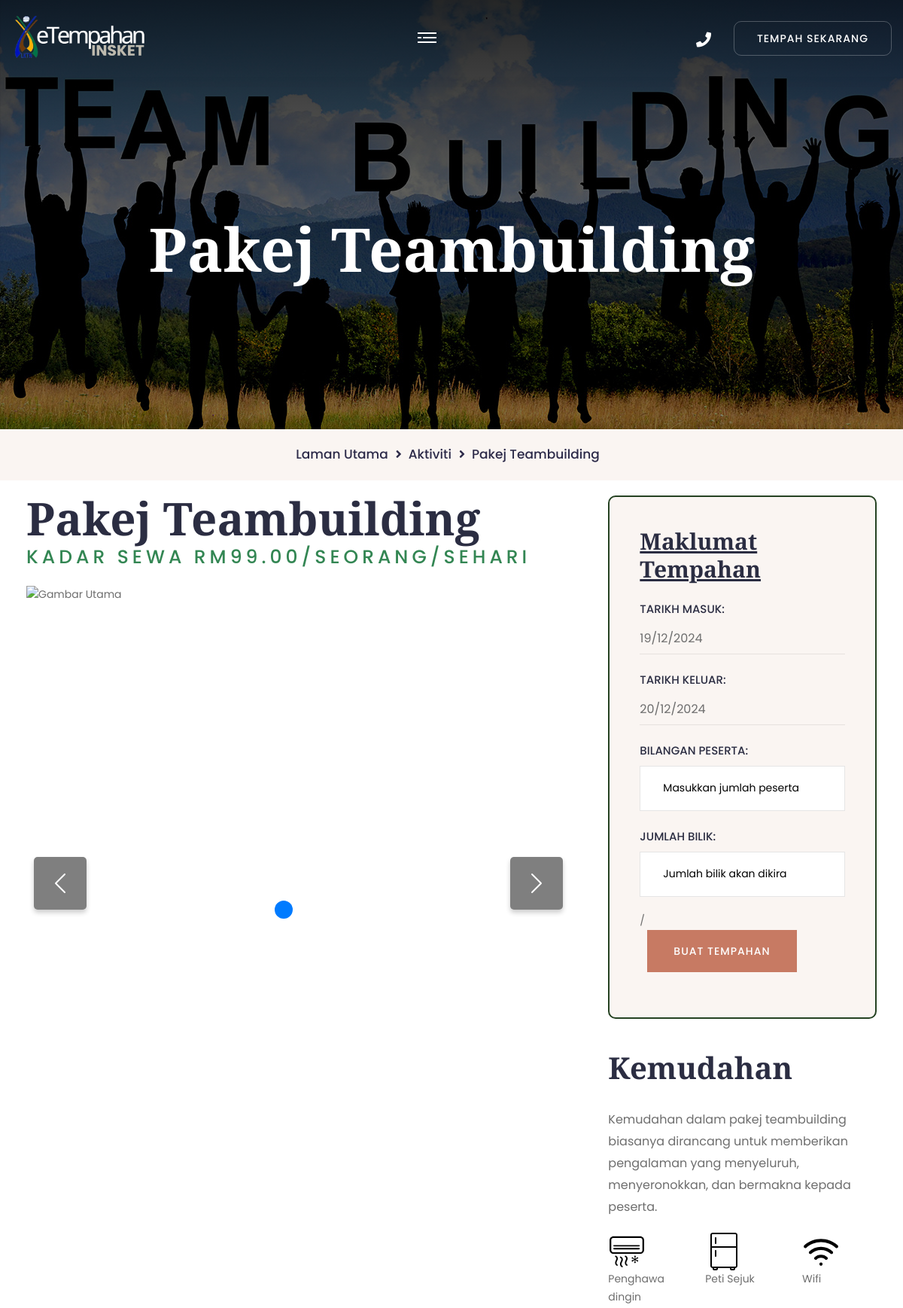
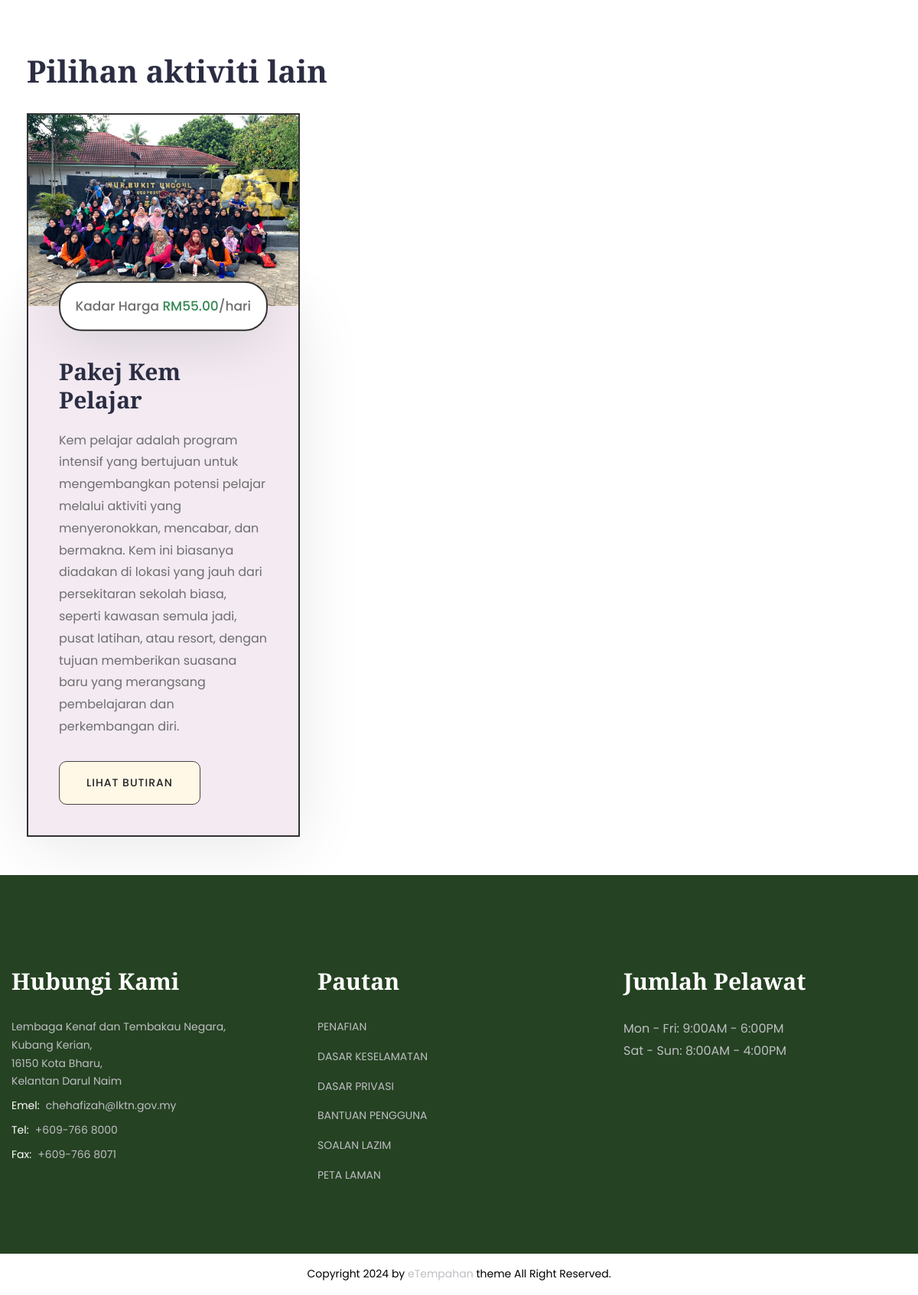
Screenshot of /aktivitiDetail.php?id_aktiviti=22 with the database file from the repository (2 pictures, top to bottom).
### tables this page shows
CREATE TABLE `aktiviti` (
  `id_aktiviti` int(11) NOT NULL,
  `nama_aktiviti` varchar(50) DEFAULT NULL,
  `kadar_harga` decimal(10,2) DEFAULT NULL,
  `penerangan_kemudahan` varchar(500) DEFAULT NULL,
  `penerangan` varchar(550) DEFAULT NULL,
  `status_aktiviti` enum('Tersedia','Tidak Tersedia') DEFAULT NULL
);

CREATE TABLE `kemudahan` (
  `id_kemudahan` int(11) NOT NULL,
  `nama` varchar(25) DEFAULT NULL,
  `icon_url` varchar(100) DEFAULT NULL
);

CREATE TABLE `aktiviti_pic` (
  `id_gambar` int(11) NOT NULL,
  `jenis_gambar` varchar(50) DEFAULT NULL,
  `url_gambar` text DEFAULT NULL,
  `id_aktiviti` int(11) DEFAULT NULL
);

### adminDashboard/controller/get_aktiviti.php (called while the page is built)
<?php
if (isset($_GET['id_aktiviti'])) {
    $id_aktiviti = intval($_GET['id_aktiviti']);
    $sql = "
        SELECT
            a.id_aktiviti,
            a.nama_aktiviti,
            a.kadar_harga,
			a.penerangan_kemudahan,
            a.penerangan,
            a.status_aktiviti,
            COALESCE(utama.url_gambar, '') AS gambar_utama,
            COALESCE(banner.url_gambar, '') AS gambar_banner,
            COALESCE(tambahan.url_gambar, '') AS gambar_tambahan
        FROM
            aktiviti a
        LEFT JOIN
            aktiviti_pic utama ON a.id_aktiviti = utama.id_aktiviti AND utama.jenis_gambar = 'Utama'
        LEFT JOIN
            aktiviti_pic banner ON a.id_aktiviti = banner.id_aktiviti AND banner.jenis_gambar = 'Banner'
        LEFT JOIN
            aktiviti_pic tambahan ON a.id_aktiviti = tambahan.id_aktiviti AND tambahan.jenis_gambar = 'Tambahan'
        WHERE
            a.id_aktiviti = $id_aktiviti
";}
?>

### aktivitiDetail.php (the view, shortened to what this page needs)
<?php
include 'adminDashboard/controller/get_aktiviti.php';
?>
<!DOCTYPE html>
<html lang="en">
<head>
    <link href="assets/css/bootstrap.css" rel="stylesheet">
    <link href="assets/css/style.css" rel="stylesheet">
    <link href="assets/css/responsive.css" rel="stylesheet">
	<link href="assets/css/preloader.css" rel="stylesheet">
    <link href="assets/css/color.css" rel="stylesheet">
</head>
<body>
    <div class="page-wrapper">
        <?php include 'partials/header.php'; ?>
		<?php
		$conn = DBConnection::getConnection();
		$result = $conn ->query($sql);
		if ($result->num_rows > 0) {
			$row = $result->fetch_assoc();
			$nama_aktiviti = htmlspecialchars($row['nama_aktiviti']);
			$gambar_utama = htmlspecialchars($row['gambar_utama']);
			$gambar_banner = htmlspecialchars($row['gambar_banner']);
			$gambar_tambahan = htmlspecialchars($row['gambar_tambahan']);
			$kadar_harga = $row['kadar_harga'];
			$penerangan_kemudahan = $row['penerangan_kemudahan'];
			?>
			<div class="page-title"
				 style="
					background-image: url('adminDashboard/controller/<?php echo $gambar_banner; ?>');
					background-repeat: no-repeat;
					background-size: cover;
					background-position: center;
				">
				<div class="auto-container">
					<h1><?php echo $nama_aktiviti; ?></h1>
				</div>
			</div>
			<div class="bredcrumb-wrap">
				<div class="auto-container">
					<ul class="bredcrumb-list">
						<li><a href="index.php">Laman Utama</a></li>
						<li><a href="pakejAktiviti.php">Aktiviti</a></li>
						<li><?php echo $nama_aktiviti; ?></li>
					</ul>
				</div>
			</div>
			<?php
		} else {
			echo "<p>Tiada butiran ditemui untuk aktiviti yang dipilih.</p>";
		}
	?>
        <section class="section-padding">
            <div class="auto-container">
                <div class="row">
                    <div class="col-lg-8 pe-lg-35">
						<div class="single-post">
							<h2 class="mb_10"><?php echo $nama_aktiviti; ?></h2>
								<span class="section_heading_title_small" style="font-size: 25px;" >Kadar Sewa
									RM<?php echo htmlspecialchars(number_format($kadar_harga, 2)); ?>/seorang/sehari</span>
								<div id="imageCarousel" class="carousel slide mb_60" data-bs-ride="carousel">
									<div class="carousel-inner">
										<div class="carousel-item active">
											<img src="adminDashboard/controller/<?php echo $gambar_utama; ?>"
												 alt="Gambar Utama"
												 class="d-block w-100"
												 style="height: 450px; object-fit: cover;">
										</div>
									</div>
									<div class="carousel-indicators">
										<button type="button" data-bs-target="#imageCarousel" data-bs-slide-to="0" class="active" aria-current="true" aria-label="Slide 1"></button>
										<button type="button" data-bs-target="#imageCarousel" data-bs-slide-to="1" aria-label="Slide 2"></button>
										<?php if (!empty($gambar_tambahan)) { ?>
											<button type="button" data-bs-target="#imageCarousel" data-bs-slide-to="2" aria-label="Slide 3"></button>
										<?php } ?>
									</div>
									<button class="carousel-control-prev" type="button" data-bs-target="#imageCarousel" data-bs-slide="prev">
										<span class="carousel-control-prev-icon" aria-hidden="true"></span>
									</button>
									<button class="carousel-control-next" type="button" data-bs-target="#imageCarousel" data-bs-slide="next">
										<span class="carousel-control-next-icon" aria-hidden="true"></span>
									</button>
								</div>
						</div>
					</div>
                    <div class="col-lg-4">
						<div class="widget mb_40 gray-bg p_40" style="border: #254222 solid 2px;">
							<h4 class="mb_20"><u>Maklumat Tempahan</u></h4>
							<div class="booking-form-3">
								<form class="hotel-booking-form-1-form d-block" action="Controller/1_aktiviti.php?id_aktiviti=<?php echo htmlspecialchars($row['id_aktiviti']); ?>" method="POST">
									<div class="form-group">
										<p class="hotel-booking-form-1-label">TARIKH MASUK:</p>
										<input type="text" placeholder="dd/mm/yyyy" name="checkInDate" id="nd_booking_archive_form_date_range_from" value="" />
									</div>
									<div class="form-group">
										<p class="hotel-booking-form-1-label">TARIKH KELUAR:</p>
										<input type="text" placeholder="dd/mm/yyyy" name="checkOutDate" id="nd_booking_archive_form_date_range_to" value="" />
									</div>
									<div class="form-group">
										<p class="hotel-booking-form-1-label">BILANGAN PESERTA:</p>
										<input type="number" min=1 placeholder="Masukkan jumlah peserta" name="num_of_person" id="nd_booking_archive_form_participants_count" value="" required />
									</div>
									<div class="form-group">
										<p class="hotel-booking-form-1-label">JUMLAH BILIK:</p>
										<input type="number" min="1" placeholder="Jumlah bilik akan dikira" name="num_of_rooms" id="num_of_rooms" value="" required readonly />
									</div>
									<div class="form-group">
/
									<div class="form-group mb-3">
										<button type="submit" class="btn-1">Buat Tempahan<span></span></button>
									</div>
								</form>
							</div>
						</div>
					</div>
							<h3 class="fs_40 mb_30">Kemudahan</h3>
							<p class="mb_20"><?php echo htmlspecialchars($penerangan_kemudahan); ?></p>
							<div class="row">
							<?php
							$query = "
								SELECT k.nama, k.icon_url
								FROM kemudahan k
								JOIN aktiviti_kemudahan ak ON k.id_kemudahan = ak.id_kemudahan
								WHERE ak.id_aktiviti = ?
							";
							if ($stmt = $conn->prepare($query)) {
							$stmt->bind_param('i', $id_aktiviti);
							$stmt->execute();
							$result = $stmt->get_result();
							if ($result->num_rows > 0) {
								while ($row = $result->fetch_assoc()) {
									$nama_kemudahan = $row['nama'];
									$icon_url = $row['icon_url'];
									echo '<div class="col-4">';
									echo '<div class="kemudahan-item">';
									if ($icon_url) {
										echo '<img src="' . $icon_url . '" alt="' . $nama_kemudahan . '" style="height: 50px; margin-right: 30px;">';
									}
									echo $nama_kemudahan;
									echo '</div>';
									echo '</div>';
								}
							} else {
								echo '<div class="col-12">Tiada kemudahan tersedia.</div>';
							}
						}
						?>
					</div>
                </div>
            </div>
        </section>
        <?php include 'partials/additional_aktiviti.php'; ?>
        <?php include 'partials/footer.php'; ?>
    </div>
    <div class="scroll-to-top">
        <div>
        </div>
    </div>
</body>
</html>

### partials/additional_aktiviti.php
<section class="section-padding">
    <div class="auto-container">
        <div class="section_heading text-left mb_30 mt_30">
            <h3 class="section_heading_title_big">Pilihan aktiviti lain</h3>
        </div>
        <div class="row">
            <?php
            try {
                if (isset($_GET['id_aktiviti'])) {
                    $selected_id_aktiviti = (int)$_GET['id_aktiviti'];
                } elseif (isset($_SESSION['id_aktiviti'])) {
                    $selected_id_aktiviti = (int)$_SESSION['id_aktiviti'];
                } else {
                    $selected_id_aktiviti = 0;
                }
				$conn = DBConnection::getConnection();
                $stmt = $conn->prepare("SELECT r.*, ap.url_gambar AS gambar_utama
                                        FROM aktiviti r
                                        LEFT JOIN aktiviti_pic ap ON r.id_aktiviti = ap.id_aktiviti AND ap.jenis_gambar = 'Utama'
                                        WHERE r.id_aktiviti != ?");
                $stmt->bind_param("i", $selected_id_aktiviti);
                $stmt->execute();
                $result = $stmt->get_result();
                if ($result->num_rows > 0) {
                    $delay = 0.2;
                    while ($aktiviti = $result->fetch_assoc()) {
                        $id_aktiviti = htmlspecialchars($aktiviti['id_aktiviti']);
                        $nama_aktiviti = htmlspecialchars($aktiviti['nama_aktiviti']);
                        $kadar_harga = htmlspecialchars($aktiviti['kadar_harga']);
                        $penerangan = htmlspecialchars($aktiviti['penerangan']);
                        $main_img = !empty($aktiviti['gambar_utama']) ? htmlspecialchars($aktiviti['gambar_utama']) : 'default-image.jpg';
                        $animation_delay = $delay . 's';
                        $delay += 0.2;
            ?>
            <div class="col-lg-4 col-md-6">
                <div class="room-1-block wow fadeInUp" data-wow-delay="<?php echo $animation_delay; ?>" data-wow-duration="1.2s">
                    <div class="room-1-image hvr-img-zoom-1">
                        <img src="adminDashboard/controller/<?php echo $main_img; ?>" alt="<?php echo $nama_aktiviti; ?>" style="width: 100%; height: 250px; object-fit: cover;">
                    </div>
                    <div class="room-1-content">
                        <p class="room-1-meta-info">Kadar Harga <span class="theme-color">RM<?php echo $kadar_harga; ?></span>/hari</p>
                        <h4 class="room-1-title mb_20">
                            <a href="aktivitiDetail.php?id_aktiviti=<?php echo $id_aktiviti; ?>">
                                <?php echo $nama_aktiviti; ?>
                            </a>
                        </h4>
                        <p class="room-1-text mb_30"><?php echo $penerangan; ?></p>
                        <div class="link-btn">
                            <a href="aktivitiDetail.php?id_aktiviti=<?php echo $id_aktiviti; ?>" class="btn-1 btn-alt">Lihat Butiran <span></span></a>
                        </div>
                    </div>
                </div>
            </div>
            <?php
                    }
                } else {
                    echo '<p class="no-results">Tiada pilihan aktiviti lain buat masa ini.</p>';
                }
            } catch (mysqli_sql_exception $e) {
                echo "<p>Error: " . htmlspecialchars($e->getMessage()) . "</p>";
            }
            ?>
        </div>
    </div>
</section>

### assets/css/responsive.css (style rules this page uses)
@media only screen and (max-width: 7000px) { .page-wrapper { overflow: hidden; } }
@media only screen and (max-width: 1200px) { .section_heading { position: relative; z-index: 1; } }

### assets/css/color.css (style rules this page uses)
:root { --theme-color: #338653; }

### assets/css/elpath.css (style rules this page uses)
.fs_40 { font-size: 40px; }
.mt_30 { margin-top: 30px; }
.mb_10 { margin-bottom: 10px; }
.mb_20 { margin-bottom: 20px; }
.mb_30 { margin-bottom: 30px; }
.mb_40 { margin-bottom: 40px; }
.mb_60 { margin-bottom: 60px; }
.p_40 { padding: 40px; }

### aktivitiDetail.php (style rules this page uses)
.form-group { margin-bottom: 20px; }
.widget { background-color: #e6e6e6; border-radius: 10px; padding: 40px; }
.carousel-control-prev { left: 10px; }
.carousel-control-next { right: 10px; }
.carousel-control-prev, .carousel-control-next { position: absolute; background-color: rgba(0, 0, 0, 1); border-radius: 5px; padding: 8px; top: 80%; z-index: 10; width: 70px; height: 70px; box-shadow: 0px 4px 6px rgba(0, 0, 0, 0.4); }
.carousel-control-prev-icon, .carousel-control-next-icon { font-size: 30px; color: white; }
.carousel-indicators button { background-color: rgba(255, 255, 255, 0.6); border-radius: 50%; width: 15px; height: 15px; border: none; transition: all 0.3s ease; }
.carousel-indicators .active { background-color: #007bff; transform: scale(1.2); }
.carousel-indicators { bottom: 10px; }

### rows the page displays
aktiviti: nama_aktiviti "Pakej Teambuilding", kadar_harga "99.00", penerangan_kemudahan "Kemudahan dalam pakej teambuilding biasanya dirancang untuk memberikan pengalaman yang menyeluruh, menyeronokkan, dan bermakna kepada peserta."
kemudahan: icon_url (picture), nama "Penghawa dingin"
kemudahan: icon_url (picture), nama "Peti Sejuk"
kemudahan: icon_url (picture), nama "Wifi"
aktiviti_pic: url_gambar (picture), id_aktiviti.kadar_harga "55.00", id_aktiviti.nama_aktiviti "Pakej Kem Pelajar", id_aktiviti.penerangan "Kem pelajar adalah program intensif yang bertujuan untuk mengembangkan potensi pelajar melalui aktiviti yang menyeronokkan, mencabar, dan bermakna. Kem ini biasanya diadakan di lokasi yang jauh dari persekitaran sekolah biasa, seperti kawasan semula jadi, pusat latihan, atau resort, dengan tujuan memberikan suasana baru yang merangsang pembelajaran dan perkembangan diri."
